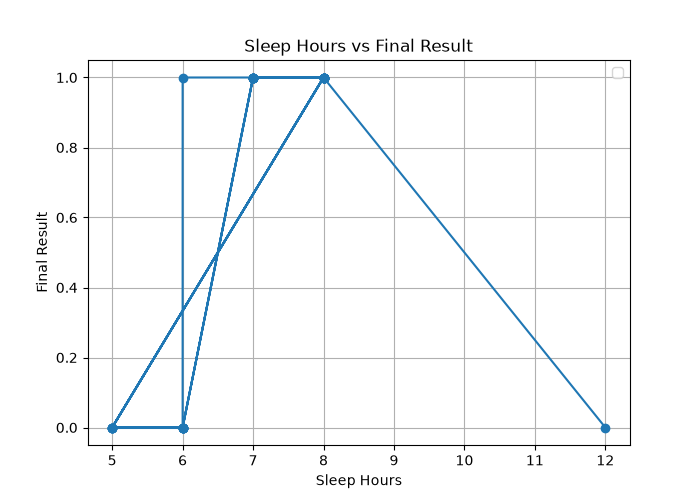

Python code for this plot:
from fetch_dataset import load_dataset, DATASET_PATH
import matplotlib.pyplot as plt

def generate_plot_scatter():

    # Loading the dataset from given path
    df = load_dataset(DATASET_PATH)

    # This will define the plot's size. Here it will be 8 is width & 5 is height
    plt.figure(figsize = (7,5))

    plt.plot(               # The plot will help you draw the scatter plot.
        df["SleepHours"],   # The first parameter shows X axis values which is Assignment completed data here in case
        df["FinalResult"],  # The second parameter shows Y axis values which is Final result data here in case
        marker = "o"
        )

    # This will set the title of Scatter plot
    plt.title("Sleep Hours vs Final Result")

    # This will set the label for X-axis of Scatter plot
    plt.xlabel("Sleep Hours")

    # This will set the label for Y-axis of Scatter plot
    plt.ylabel("Final Result")

    # This will display grid lines inside plot.
    plt.grid()

    # This will display the plot
    plt.show()

def main():
    generate_plot_scatter()

if __name__ == "__main__":
    main()

# Explaination of plot diagram (Sleep Hours vs Final Result):
# 1. Sleeping 7 to 8 hours can produce a passing result (1).
# 2. Sleeping only 5 hours leads to a fail (0), 
#    which indicates that due to lack of rest it will negatively impacts the result.
#    then the final result is appeared to be as 0 which means students are failed in final result.
# 3. Sleeping 12 hours also leads to a fail (0), 
#    suggesting excessive sleep is harmful and scientifically it leads to lazyness.
#    which, causes a negative impact on the final result.
# 4. At 6 hours of sleep, there are data points for both 0 (Fail) and 1 (Pass), 
#    showing that 6 hours sits on the edge where individual outcomes vary based on other factors.
